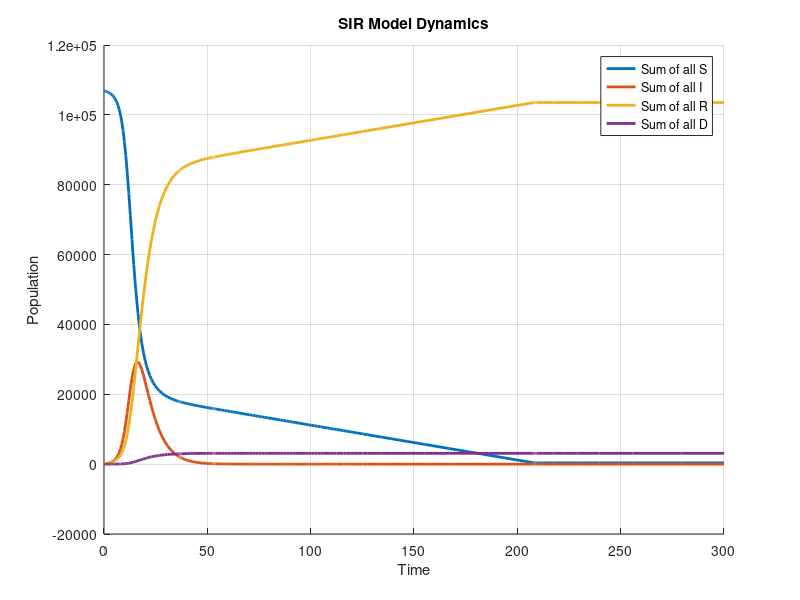

Here is the MATLAB script that generated this plot:
% SIR Model
close all
% clc
clear

% Define the system of ODEs in a separate file named myThreeODE.m
function dydt = myODE(t, y)
    S_1 = y(1);
    S_2 = y(2);
    S_3 = y(3);
    S_4 = y(4);
    I_1 = y(5);
    I_2 = y(6);
    I_3 = y(7);
    I_4 = y(8);
    R_1 = y(9);
    R_2 = y(10);
    R_3 = y(11);
    R_4 = y(12);
    D_1 = y(13);
    D_2 = y(14);
    D_3 = y(15);
    D_4 = y(16);

    beta_1 = 2.5e-6*2.5;
    beta_2 = 5e-6*2.5;
    beta_3 = 3e-6*2.5;
    beta_4 = 5e-7*2.5;
    gamma_1 = 0.9987/5; % recovery rate from Omega
    gamma_2 = 0.997/5;
    gamma_3 = 0.957/5;
    gamma_4 = 0.886/5;
    nat_death_1 = 0; %0.0015/365; % natural death rate
    nat_death_2 = 0; %0.0016/365;
    nat_death_3 = 0; %0.0076/365;
    nat_death_4 = 0; %0.0755/365;
    I = I_1 + I_2 + I_3 + I_4;
    V = 3000/30;
    V_1 = 0;
    V_2 = 0;
    V_3 = 0;
    V_4 = 0;
    if S_1 > V
        V_1 = V;
    elseif S_2 > V
        V_2 = V;
    elseif S_3 > V
        V_3 = V;
    elseif S_4 > V
        V_4 = V;
    end
    dydt = [-1*beta_1*S_1 * I-1*nat_death_1*(S_1)-V_1;
        -1*beta_2*S_2 * I-1*nat_death_2*(S_2)-V_2;
        -1*beta_3*S_3 * I-1*nat_death_3*(S_3)-V_3;
        -1*beta_4*S_4 * I-1*nat_death_4*(S_4)-V_4;
        beta_1*I*S_1 - gamma_1*I_1 - nat_death_1*I_1 - ((1-gamma_1*5)/5)*I_1;
        beta_2*I*S_2 - gamma_2*I_2 - nat_death_2*I_2 - ((1-gamma_2*5)/5)*I_2;
        beta_3*I*S_3 - gamma_3*I_3 - nat_death_3*I_3 - ((1-gamma_3*5)/5)*I_3;
        beta_4*I*S_4 - gamma_4*I_4 - nat_death_4*I_4 - ((1-gamma_4*5)/5)*I_4;
        gamma_1*I_1 - nat_death_1*R_1+V_1;
        gamma_2*I_2 - nat_death_2*R_2+V_2;
        gamma_3*I_3 - nat_death_3*R_3+V_3;
        gamma_4*I_4 - nat_death_4*R_4+V_4;
        nat_death_1*(S_1+I_1+R_1)+((1-gamma_1*5)/5)*I_1;
        nat_death_2*(S_2+I_2+R_2)+((1-gamma_2*5)/5)*I_2;
        nat_death_3*(S_3+I_3+R_3)+((1-gamma_3*5)/5)*I_3;
        nat_death_4*(S_4+I_4+R_4)+((1-gamma_4*5)/5)*I_4;];
end

% Main script
tspan = [0 300]; % Time span
I_0 = 100;
N_total = 107000;
N_0 = N_total - I_0;
y0 = [N_0*0.20; N_0*0.15; N_0*0.40; N_0*0.25; I_0*0.25; I_0*0.25; I_0*0.25; I_0*0.25; 0; 0; 0; 0; 0; 0; 0; 0]; % Initial conditions

% Solve the system of ODEs
[t, y] = ode23(@myODE, tspan, y0);

% Plot the results
figure;
hold on;
% plot(t, y(:, 1), 'b','Linewidth',2, 'DisplayName', 'S_1 (Susceptible 1)');
% plot(t, y(:, 2), 'g', 'Linewidth', 2, 'DisplayName', 'S_2 (Susceptible 2)');
% plot(t, y(:, 3), 'r', 'Linewidth', 2, 'DisplayName', 'S_3 (Susceptible 3)');
% plot(t, y(:, 4), 'c', 'Linewidth', 2, 'DisplayName', 'S_4 (Susceptible 4)');
% plot(t, y(:, 5), 'b--', 'Linewidth', 2, 'DisplayName', 'I_1 (Infected 1)');
% plot(t, y(:, 6), 'g--', 'Linewidth', 2, 'DisplayName', 'I_2 (Infected 2)');
% plot(t, y(:, 7), 'r--', 'Linewidth', 2, 'DisplayName', 'I_3 (Infected 3)');
% plot(t, y(:, 8), 'c--', 'Linewidth', 2, 'DisplayName', 'I_4 (Infected 4)');
% plot(t, y(:, 9), 'b:', 'Linewidth', 2, 'DisplayName', 'R_1 (Recovered 1)');
% plot(t, y(:, 10), 'g:', 'Linewidth', 2, 'DisplayName', 'R_2 (Recovered 2)');
% plot(t, y(:, 11), 'r:', 'Linewidth', 2, 'DisplayName', 'R_3 (Recovered 3)');
% plot(t, y(:, 12), 'c:', 'Linewidth', 2, 'DisplayName', 'R_4 (Recovered 4)');
% plot(t, y(:, 13), 'b-.', 'Linewidth', 2, 'DisplayName', 'D_1 (Dead 1)');
% plot(t, y(:, 14), 'g-.', 'Linewidth', 2, 'DisplayName', 'D_2 (Dead 2)');
% plot(t, y(:, 15), 'r-.', 'Linewidth', 2, 'DisplayName', 'D_3 (Dead 3)');
% plot(t, y(:, 16), 'c-.', 'Linewidth', 2, 'DisplayName', 'D_4 (Dead 4)');
% Validation
S_sum = y(:, 1) + y(:, 2) + y(:, 3) + y(:, 4);
I_sum = y(:, 5) + y(:, 6) + y(:, 7) + y(:, 8);
R_sum = y(:, 9) + y(:, 10) + y(:, 11) + y(:, 12);
D_sum = y(:, 13) + y(:, 14) + y(:, 15) + y(:, 16);
sum_of_sums = S_sum + I_sum + R_sum + D_sum;

disp("Deaths: " + D_sum(end))
disp("Max I: " + max(I_sum))
total_infected = R_sum(end) + I_sum(end) + D_sum(end) - 3000*(300/30);
disp("Total I: " + total_infected)

% plot(t,sum_of_sums, 'Linewidth', 2, 'DisplayName', 'Sum of all graphs')
plot(t,S_sum, 'Linewidth', 2, 'DisplayName', 'Sum of all S')
plot(t,I_sum, 'Linewidth', 2, 'DisplayName', 'Sum of all I')
plot(t,R_sum, 'Linewidth', 2, 'DisplayName', 'Sum of all R')
plot(t,D_sum, 'Linewidth', 2, 'DisplayName', 'Sum of all D')
% plot(t, y(:, 16), 'c-.', 'Linewidth', 2, 'DisplayName', 'D_4 (Dead 4)');
sum(round(sum_of_sums - N_total)) % This sum should be equal to 0
% plot(t, sum_of_sums, 'c-.', 'Linewidth', 2, 'Sum of sums');
hold off;

xlabel('Time');
ylabel('Population');
title('SIR Model Dynamics');
legend show;
grid on;

